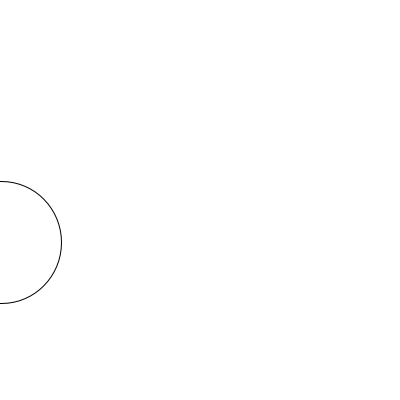
Frame 1 (no input)
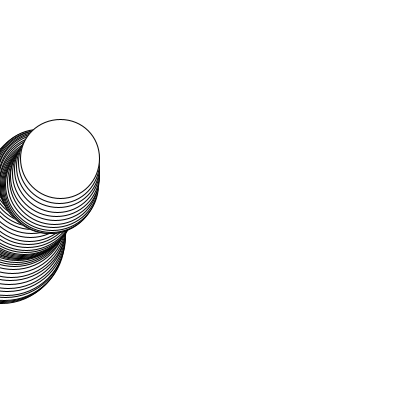
Frame 60 (the mouse pressed at the canvas centre just before this capture)
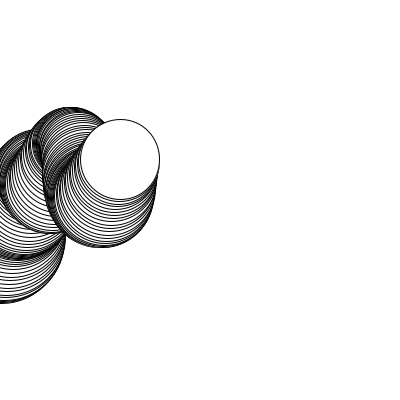
Frame 120 (the mouse held since frame 60 and released just before this capture)

The Processing sketch that drew these frames (run headless with seeded random() and noise(); from frame 60 on, the mouse is pressed at the canvas centre):

// Processing sketch: noise
// ── noise.pde
float noiseY;
float x = 0;
float y;

void setup() {
  size(400, 400);
  background(255);
}

void draw() {
  if(x == width) {
    x=-50;
    background(255);
  }
  else {
    x++;
  }
  y = noise (noiseY) * height;
  float y2 = y/2;
  ellipse(x, y,y2,y2);
  noiseY += 0.01;
}
